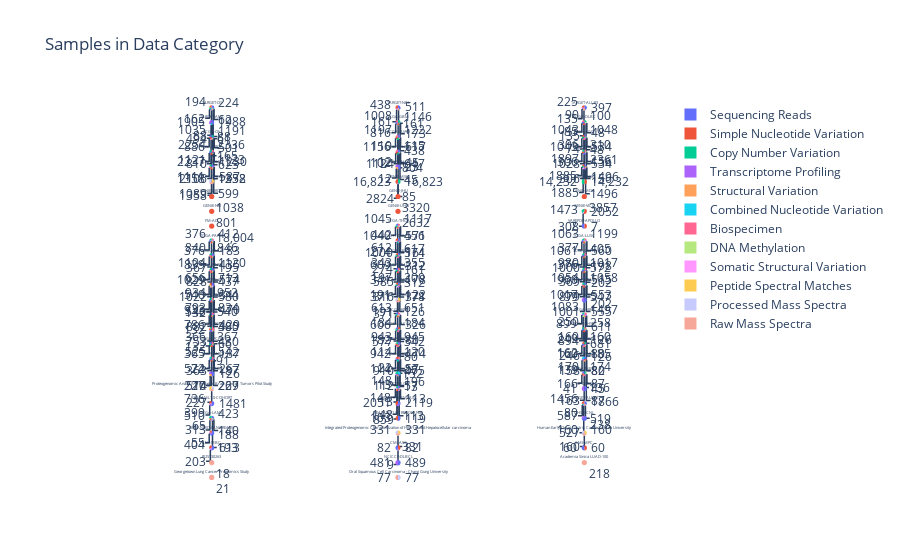

This figure's notebook cell:
### Code cell
cols = 3
rows = math.ceil(projectcount/cols)
height =300*rows
title = 'Samples in Data Category'
plotlySubplots(countdata, cols, rows, height,title)

### Figure 1 — Plotly figure (JSON) as saved in the notebook; plotly's stock layout.template omitted (floating-point values rounded to 4 significant figures)
{"data": [{"domain": {"x": [0, 0.2889], "y": [0.9726, 1]}, "labels": ["Sequencing Reads", "Copy Number Variation", "Transcriptome Profiling", "Structural Variation", "Simple Nucleotide Variation", "Combined Nucleotide Variation"], "textinfo": "value", "title": {"text": "TARGET-OS"}, "type": "pie", "values": ["224", "162", "88", "88", "194", "62"]}, {"domain": {"x": [0.3556, 0.6444], "y": [0.9726, 1]}, "labels": ["Transcriptome Profiling", "Structural Variation", "Sequencing Reads", "Simple Nucleotide Variation"], "textinfo": "value", "title": {"text": "TARGET-NBL"}, "type": "pie", "values": ["161", "161", "511", "438"]}, {"domain": {"x": [0.7111, 1], "y": [0.9726, 1]}, "labels": ["Sequencing Reads", "Simple Nucleotide Variation", "Transcriptome Profiling", "Structural Variation"], "textinfo": "value", "title": {"text": "TARGET-ALL-P3"}, "type": "pie", "values": ["397", "225", "135", "135"]}, {"domain": {"x": [0, 0.2889], "y": [0.9337, 0.9611]}, "labels": ["Transcriptome Profiling", "Sequencing Reads", "Combined Nucleotide Variation", "Copy Number Variation", "Simple Nucleotide Variation"], "textinfo": "value", "title": {"text": "TARGET-AML"}, "type": "pie", "values": ["1905", "1988", "494", "165", "61"]}, {"domain": {"x": [0.3556, 0.6444], "y": [0.9337, 0.9611]}, "labels": ["Transcriptome Profiling", "Biospecimen", "Sequencing Reads", "Copy Number Variation", "Simple Nucleotide Variation", "DNA Methylation"], "textinfo": "value", "title": {"text": "TCGA-GBM"}, "type": "pie", "values": ["173", "1008", "816", "1146", "804", "438"]}, {"domain": {"x": [0.7111, 1], "y": [0.9337, 0.9611]}, "labels": ["Biospecimen", "Simple Nucleotide Variation", "Copy Number Variation", "Sequencing Reads", "Transcriptome Profiling", "DNA Methylation"], "textinfo": "value", "title": {"text": "TCGA-DLBC"}, "type": "pie", "values": ["90", "74", "100", "85", "48", "48"]}, {"domain": {"x": [0, 0.2889], "y": [0.8948, 0.9222]}, "labels": ["Biospecimen", "Copy Number Variation", "DNA Methylation", "Sequencing Reads", "Transcriptome Profiling", "Simple Nucleotide Variation"], "textinfo": "value", "title": {"text": "TCGA-OV"}, "type": "pie", "values": ["810", "1191", "623", "1035", "501", "886"]}, {"domain": {"x": [0.3556, 0.6444], "y": [0.8948, 0.9222]}, "labels": ["DNA Methylation", "Sequencing Reads", "Simple Nucleotide Variation", "Biospecimen", "Copy Number Variation", "Transcriptome Profiling"], "textinfo": "value", "title": {"text": "TCGA-LUAD"}, "type": "pie", "values": ["647", "1222", "1156", "1197", "1124", "617"]}, {"domain": {"x": [0.7111, 1], "y": [0.8948, 0.9222]}, "labels": ["Biospecimen", "Simple Nucleotide Variation", "Sequencing Reads", "Transcriptome Profiling", "Copy Number Variation", "DNA Methylation"], "textinfo": "value", "title": {"text": "TCGA-LGG"}, "type": "pie", "values": ["1028", "1043", "1048", "534", "1043", "534"]}, {"domain": {"x": [0, 0.2889], "y": [0.8559, 0.8833]}, "labels": ["Biospecimen", "Simple Nucleotide Variation", "Transcriptome Profiling", "Copy Number Variation", "DNA Methylation", "Sequencing Reads"], "textinfo": "value", "title": {"text": "TCGA-BRCA"}, "type": "pie", "values": ["2336", "2106", "1230", "2254", "1232", "2237"]}, {"domain": {"x": [0.3556, 0.6444], "y": [0.8559, 0.8833]}, "labels": ["Simple Nucleotide Variation", "Sequencing Reads", "Biospecimen", "Transcriptome Profiling", "Copy Number Variation", "DNA Methylation"], "textinfo": "value", "title": {"text": "TCGA-CHOL"}, "type": "pie", "values": ["102", "115", "110", "45", "85", "45"]}, {"domain": {"x": [0.7111, 1], "y": [0.8559, 0.8833]}, "labels": ["Biospecimen", "Transcriptome Profiling", "Copy Number Variation", "Simple Nucleotide Variation", "Sequencing Reads", "DNA Methylation"], "textinfo": "value", "title": {"text": "TCGA-TGCT"}, "type": "pie", "values": ["310", "156", "306", "306", "306", "156"]}, {"domain": {"x": [0, 0.2889], "y": [0.817, 0.8444]}, "labels": ["Sequencing Reads", "Transcriptome Profiling", "DNA Methylation", "Biospecimen", "Copy Number Variation", "Simple Nucleotide Variation"], "textinfo": "value", "title": {"text": "TCGA-UCEC"}, "type": "pie", "values": ["1123", "587", "599", "1111", "1121", "1089"]}, {"domain": {"x": [0.3556, 0.6444], "y": [0.817, 0.8444]}, "labels": ["Sequencing Reads", "Transcriptome Profiling", "Structural Variation"], "textinfo": "value", "title": {"text": "TARGET-ALL-P1"}, "type": "pie", "values": ["23", "12", "12"]}, {"domain": {"x": [0.7111, 1], "y": [0.817, 0.8444]}, "labels": ["Sequencing Reads", "Transcriptome Profiling", "Structural Variation", "Simple Nucleotide Variation", "Copy Number Variation", "Somatic Structural Variation"], "textinfo": "value", "title": {"text": "CPTAC-3"}, "type": "pie", "values": ["2361", "1496", "1496", "1897", "1885", "1885"]}, {"domain": {"x": [0, 0.2889], "y": [0.7781, 0.8055]}, "labels": ["Peptide Spectral Matches", "Processed Mass Spectra", "Raw Mass Spectra"], "textinfo": "value", "title": {"text": "CPTAC3-Discovery"}, "type": "pie", "values": ["1358", "1358", "1358"]}, {"domain": {"x": [0.3556, 0.6444], "y": [0.7781, 0.8055]}, "labels": ["Copy Number Variation", "Simple Nucleotide Variation", "Somatic Structural Variation"], "textinfo": "value", "title": {"text": "GENIE-MSK"}, "type": "pie", "values": ["16823", "16823", "2824"]}, {"domain": {"x": [0.7111, 1], "y": [0.7781, 0.8055]}, "labels": ["Simple Nucleotide Variation", "Copy Number Variation"], "textinfo": "value", "title": {"text": "GENIE-DFCI"}, "type": "pie", "values": ["14232", "14232"]}, {"domain": {"x": [0, 0.2889], "y": [0.7392, 0.7666]}, "labels": ["Simple Nucleotide Variation"], "textinfo": "value", "title": {"text": "GENIE-GRCC"}, "type": "pie", "values": ["1038"]}, {"domain": {"x": [0.3556, 0.6444], "y": [0.7392, 0.7666]}, "labels": ["Simple Nucleotide Variation"], "textinfo": "value", "title": {"text": "GENIE-JHU"}, "type": "pie", "values": ["3320"]}, {"domain": {"x": [0.7111, 1], "y": [0.7392, 0.7666]}, "labels": ["Simple Nucleotide Variation"], "textinfo": "value", "title": {"text": "GENIE-MDA"}, "type": "pie", "values": ["3857"]}, {"domain": {"x": [0, 0.2889], "y": [0.7003, 0.7277]}, "labels": ["Simple Nucleotide Variation"], "textinfo": "value", "title": {"text": "GENIE-NKI"}, "type": "pie", "values": ["801"]}, {"domain": {"x": [0.3556, 0.6444], "y": [0.7003, 0.7277]}, "labels": ["Simple Nucleotide Variation"], "textinfo": "value", "title": {"text": "GENIE-UHN"}, "type": "pie", "values": ["2632"]}, {"domain": {"x": [0.7111, 1], "y": [0.7003, 0.7277]}, "labels": ["Simple Nucleotide Variation", "Copy Number Variation", "Somatic Structural Variation"], "textinfo": "value", "title": {"text": "GENIE-VICC"}, "type": "pie", "values": ["2052", "1473", "308"]}, {"domain": {"x": [0, 0.2889], "y": [0.6614, 0.6888]}, "labels": ["Simple Nucleotide Variation"], "textinfo": "value", "title": {"text": "FM-AD"}, "type": "pie", "values": ["18004"]}, {"domain": {"x": [0.3556, 0.6444], "y": [0.6614, 0.6888]}, "labels": ["Biospecimen", "Transcriptome Profiling", "Copy Number Variation", "DNA Methylation", "Sequencing Reads", "Simple Nucleotide Variation"], "textinfo": "value", "title": {"text": "TCGA-THCA"}, "type": "pie", "values": ["1117", "574", "1040", "571", "1045", "1000"]}, {"domain": {"x": [0.7111, 1], "y": [0.6614, 0.6888]}, "labels": ["Simple Nucleotide Variation", "Sequencing Reads"], "textinfo": "value", "title": {"text": "VAREPOP-APOLLO"}, "type": "pie", "values": ["7", "7"]}, {"domain": {"x": [0, 0.2889], "y": [0.6225, 0.6499]}, "labels": ["Biospecimen", "Simple Nucleotide Variation", "Copy Number Variation", "Sequencing Reads", "Transcriptome Profiling", "DNA Methylation"], "textinfo": "value", "title": {"text": "TCGA-PAAD"}, "type": "pie", "values": ["412", "367", "376", "376", "183", "195"]}, {"domain": {"x": [0.3556, 0.6444], "y": [0.6225, 0.6499]}, "labels": ["Simple Nucleotide Variation", "Sequencing Reads", "Somatic Structural Variation", "Copy Number Variation", "Transcriptome Profiling", "Structural Variation"], "textinfo": "value", "title": {"text": "CGCI-HTMCP-CC"}, "type": "pie", "values": ["442", "456", "274", "274", "161", "161"]}, {"domain": {"x": [0.7111, 1], "y": [0.6225, 0.6499]}, "labels": ["Simple Nucleotide Variation", "Copy Number Variation", "Sequencing Reads", "Transcriptome Profiling", "Biospecimen", "DNA Methylation"], "textinfo": "value", "title": {"text": "TCGA-LUSC"}, "type": "pie", "values": ["1000", "1063", "1061", "560", "1199", "572"]}, {"domain": {"x": [0, 0.2889], "y": [0.5836, 0.6109]}, "labels": ["Simple Nucleotide Variation", "Copy Number Variation", "Sequencing Reads", "Biospecimen", "Transcriptome Profiling", "DNA Methylation"], "textinfo": "value", "title": {"text": "TCGA-BLCA"}, "type": "pie", "values": ["828", "840", "846", "839", "435", "437"]}, {"domain": {"x": [0.3556, 0.6444], "y": [0.5836, 0.6109]}, "labels": ["Biospecimen", "Sequencing Reads", "Simple Nucleotide Variation", "Transcriptome Profiling", "Copy Number Variation", "DNA Methylation"], "textinfo": "value", "title": {"text": "TCGA-CESC"}, "type": "pie", "values": ["585", "617", "612", "312", "609", "312"]}, {"domain": {"x": [0.7111, 1], "y": [0.5836, 0.6109]}, "labels": ["Biospecimen", "Simple Nucleotide Variation", "Sequencing Reads", "Copy Number Variation", "Transcriptome Profiling", "DNA Methylation"], "textinfo": "value", "title": {"text": "TCGA-ESCA"}, "type": "pie", "values": ["405", "369", "376", "377", "198", "202"]}, {"domain": {"x": [0, 0.2889], "y": [0.5447, 0.572]}, "labels": ["Biospecimen", "Copy Number Variation", "Sequencing Reads", "Simple Nucleotide Variation", "Transcriptome Profiling", "DNA Methylation"], "textinfo": "value", "title": {"text": "TCGA-HNSC"}, "type": "pie", "values": ["1029", "1104", "1120", "1022", "574", "580"]}, {"domain": {"x": [0.3556, 0.6444], "y": [0.5447, 0.572]}, "labels": ["Biospecimen", "Simple Nucleotide Variation", "Copy Number Variation", "Sequencing Reads", "Transcriptome Profiling", "DNA Methylation"], "textinfo": "value", "title": {"text": "TCGA-READ"}, "type": "pie", "values": ["355", "316", "341", "343", "178", "178"]}, {"domain": {"x": [0.7111, 1], "y": [0.5447, 0.572]}, "labels": ["Biospecimen", "Simple Nucleotide Variation", "Copy Number Variation", "Sequencing Reads", "Transcriptome Profiling", "DNA Methylation"], "textinfo": "value", "title": {"text": "TCGA-COAD"}, "type": "pie", "values": ["1017", "879", "980", "960", "515", "547"]}, {"domain": {"x": [0, 0.2889], "y": [0.5058, 0.5331]}, "labels": ["Simple Nucleotide Variation", "Sequencing Reads", "Transcriptome Profiling", "Peptide Spectral Matches", "Raw Mass Spectra", "Processed Mass Spectra"], "textinfo": "value", "title": {"text": "CPTAC-2"}, "type": "pie", "values": ["656", "713", "341", "540", "540", "540"]}, {"domain": {"x": [0.3556, 0.6444], "y": [0.5058, 0.5331]}, "labels": ["Simple Nucleotide Variation", "Sequencing Reads", "Copy Number Variation", "Somatic Structural Variation", "Transcriptome Profiling", "Structural Variation"], "textinfo": "value", "title": {"text": "HCMI-CMDC"}, "type": "pie", "values": ["197", "200", "191", "191", "126", "122"]}, {"domain": {"x": [0.7111, 1], "y": [0.5058, 0.5331]}, "labels": ["Biospecimen", "Sequencing Reads", "Copy Number Variation", "DNA Methylation", "Simple Nucleotide Variation", "Transcriptome Profiling"], "textinfo": "value", "title": {"text": "TCGA-PRAD"}, "type": "pie", "values": ["1017", "1058", "1054", "553", "1001", "555"]}, {"domain": {"x": [0, 0.2889], "y": [0.4669, 0.4942]}, "labels": ["Biospecimen", "Copy Number Variation", "Sequencing Reads", "Simple Nucleotide Variation", "Transcriptome Profiling", "DNA Methylation"], "textinfo": "value", "title": {"text": "TCGA-STAD"}, "type": "pie", "values": ["952", "934", "933", "882", "480", "470"]}, {"domain": {"x": [0.3556, 0.6444], "y": [0.4669, 0.4942]}, "labels": ["Peptide Spectral Matches", "Processed Mass Spectra", "Raw Mass Spectra"], "textinfo": "value", "title": {"text": "CPTAC-TCGA"}, "type": "pie", "values": ["371", "371", "371"]}, {"domain": {"x": [0.7111, 1], "y": [0.4669, 0.4942]}, "labels": ["Sequencing Reads", "Transcriptome Profiling"], "textinfo": "value", "title": {"text": "WCDT-MCRPC"}, "type": "pie", "values": ["202", "99"]}, {"domain": {"x": [0, 0.2889], "y": [0.428, 0.4553]}, "labels": ["Biospecimen", "Sequencing Reads", "Simple Nucleotide Variation", "Transcriptome Profiling", "Copy Number Variation", "DNA Methylation"], "textinfo": "value", "title": {"text": "TCGA-LIHC"}, "type": "pie", "values": ["834", "792", "753", "429", "786", "430"]}, {"domain": {"x": [0.3556, 0.6444], "y": [0.428, 0.4553]}, "labels": ["Biospecimen", "Copy Number Variation", "Transcriptome Profiling", "Sequencing Reads", "Simple Nucleotide Variation", "DNA Methylation"], "textinfo": "value", "title": {"text": "TCGA-KIRP"}, "type": "pie", "values": ["651", "606", "326", "613", "577", "342"]}, {"domain": {"x": [0.7111, 1], "y": [0.428, 0.4553]}, "labels": ["Biospecimen", "DNA Methylation", "Transcriptome Profiling", "Sequencing Reads", "Copy Number Variation", "Simple Nucleotide Variation"], "textinfo": "value", "title": {"text": "TCGA-KIRC"}, "type": "pie", "values": ["1497", "894", "611", "899", "1083", "681"]}, {"domain": {"x": [0, 0.2889], "y": [0.3891, 0.4164]}, "labels": ["Biospecimen", "Copy Number Variation", "Simple Nucleotide Variation", "Sequencing Reads", "Transcriptome Profiling", "DNA Methylation"], "textinfo": "value", "title": {"text": "TCGA-KICH"}, "type": "pie", "values": ["305", "132", "132", "132", "91", "66"]}, {"domain": {"x": [0.3556, 0.6444], "y": [0.3891, 0.4164]}, "labels": ["Simple Nucleotide Variation", "Copy Number Variation", "Sequencing Reads", "Biospecimen", "Transcriptome Profiling", "DNA Methylation"], "textinfo": "value", "title": {"text": "TCGA-ACC"}, "type": "pie", "values": ["184", "182", "184", "152", "80", "80"]}, {"domain": {"x": [0.7111, 1], "y": [0.3891, 0.4164]}, "labels": ["Copy Number Variation", "Simple Nucleotide Variation", "Sequencing Reads", "Biospecimen", "Transcriptome Profiling", "DNA Methylation"], "textinfo": "value", "title": {"text": "TCGA-THYM"}, "type": "pie", "values": ["250", "246", "249", "258", "126", "126"]}, {"domain": {"x": [0, 0.2889], "y": [0.3501, 0.3775]}, "labels": ["Simple Nucleotide Variation", "Copy Number Variation", "Sequencing Reads", "Biospecimen", "Transcriptome Profiling", "DNA Methylation"], "textinfo": "value", "title": {"text": "TCGA-PCPG"}, "type": "pie", "values": ["363", "365", "366", "367", "187", "187"]}, {"domain": {"x": [0.3556, 0.6444], "y": [0.3501, 0.3775]}, "labels": ["Biospecimen", "Simple Nucleotide Variation", "Copy Number Variation", "Sequencing Reads", "DNA Methylation", "Transcriptome Profiling"], "textinfo": "value", "title": {"text": "TCGA-SKCM"}, "type": "pie", "values": ["910", "942", "943", "945", "475", "474"]}, {"domain": {"x": [0.7111, 1], "y": [0.3501, 0.3775]}, "labels": ["Biospecimen", "Copy Number Variation", "Simple Nucleotide Variation", "Sequencing Reads", "DNA Methylation", "Transcriptome Profiling"], "textinfo": "value", "title": {"text": "TCGA-UVM"}, "type": "pie", "values": ["158", "160", "160", "160", "80", "80"]}, {"domain": {"x": [0, 0.2889], "y": [0.3112, 0.3386]}, "labels": ["Biospecimen", "Simple Nucleotide Variation", "Copy Number Variation", "Sequencing Reads", "Transcriptome Profiling", "DNA Methylation"], "textinfo": "value", "title": {"text": "TCGA-SARC"}, "type": "pie", "values": ["542", "514", "525", "524", "267", "269"]}, {"domain": {"x": [0.3556, 0.6444], "y": [0.3112, 0.3386]}, "labels": ["Biospecimen", "Simple Nucleotide Variation", "Copy Number Variation", "Sequencing Reads", "Transcriptome Profiling", "DNA Methylation"], "textinfo": "value", "title": {"text": "TCGA-UCS"}, "type": "pie", "values": ["120", "114", "112", "114", "57", "57"]}, {"domain": {"x": [0.7111, 1], "y": [0.3112, 0.3386]}, "labels": ["Sequencing Reads", "Transcriptome Profiling", "Structural Variation", "Combined Nucleotide Variation", "Simple Nucleotide Variation"], "textinfo": "value", "title": {"text": "TARGET-WT"}, "type": "pie", "values": ["185", "139", "136", "162", "82"]}, {"domain": {"x": [0, 0.2889], "y": [0.2723, 0.2997]}, "labels": ["Sequencing Reads", "Transcriptome Profiling", "Structural Variation"], "textinfo": "value", "title": {"text": "TARGET-RT"}, "type": "pie", "values": ["126", "72", "70"]}, {"domain": {"x": [0.3556, 0.6444], "y": [0.2723, 0.2997]}, "labels": ["Combined Nucleotide Variation", "Transcriptome Profiling", "Structural Variation", "Sequencing Reads", "Copy Number Variation"], "textinfo": "value", "title": {"text": "TARGET-CCSK"}, "type": "pie", "values": ["26", "13", "13", "13", "22"]}, {"domain": {"x": [0.7111, 1], "y": [0.2723, 0.2997]}, "labels": ["Biospecimen", "Simple Nucleotide Variation", "Sequencing Reads", "Copy Number Variation", "Transcriptome Profiling", "DNA Methylation"], "textinfo": "value", "title": {"text": "TCGA-MESO"}, "type": "pie", "values": ["163", "166", "170", "174", "87", "87"]}, {"domain": {"x": [0, 0.2889], "y": [0.2334, 0.2608]}, "labels": ["Processed Mass Spectra", "Peptide Spectral Matches", "Raw Mass Spectra"], "textinfo": "value", "title": {"text": "Proteogenomic Analysis of Pediatric Brain Cancer Tumors Pilot Study"}, "type": "pie", "values": ["227", "227", "227"]}, {"domain": {"x": [0.3556, 0.6444], "y": [0.2334, 0.2608]}, "labels": ["Copy Number Variation", "Transcriptome Profiling", "Sequencing Reads", "Somatic Structural Variation", "Structural Variation", "Simple Nucleotide Variation"], "textinfo": "value", "title": {"text": "CGCI-BLGSP"}, "type": "pie", "values": ["148", "113", "196", "148", "113", "148"]}, {"domain": {"x": [0.7111, 1], "y": [0.2334, 0.2608]}, "labels": ["Sequencing Reads", "Transcriptome Profiling"], "textinfo": "value", "title": {"text": "CTSP-DLBCL1"}, "type": "pie", "values": ["45", "41"]}, {"domain": {"x": [0, 0.2889], "y": [0.1945, 0.2219]}, "labels": ["Sequencing Reads", "Transcriptome Profiling", "Simple Nucleotide Variation"], "textinfo": "value", "title": {"text": "BEATAML1.0-COHORT"}, "type": "pie", "values": ["1481", "510", "736"]}, {"domain": {"x": [0.3556, 0.6444], "y": [0.1945, 0.2219]}, "labels": ["Sequencing Reads", "Transcriptome Profiling", "Simple Nucleotide Variation"], "textinfo": "value", "title": {"text": "MMRF-COMMPASS"}, "type": "pie", "values": ["2119", "859", "2051"]}, {"domain": {"x": [0.7111, 1], "y": [0.1945, 0.2219]}, "labels": ["Sequencing Reads", "Transcriptome Profiling", "Structural Variation", "Simple Nucleotide Variation", "Copy Number Variation"], "textinfo": "value", "title": {"text": "TARGET-ALL-P2"}, "type": "pie", "values": ["1866", "527", "519", "1456", "587"]}, {"domain": {"x": [0, 0.2889], "y": [0.1556, 0.183]}, "labels": ["Simple Nucleotide Variation", "Sequencing Reads", "Copy Number Variation", "Transcriptome Profiling", "DNA Methylation"], "textinfo": "value", "title": {"text": "TCGA-LAML"}, "type": "pie", "values": ["313", "423", "399", "193", "140"]}, {"domain": {"x": [0.3556, 0.6444], "y": [0.1556, 0.183]}, "labels": ["Sequencing Reads", "Simple Nucleotide Variation"], "textinfo": "value", "title": {"text": "BEATAML1.0-CRENOLANIB"}, "type": "pie", "values": ["119", "103"]}, {"domain": {"x": [0.7111, 1], "y": [0.1556, 0.183]}, "labels": ["Sequencing Reads", "Transcriptome Profiling"], "textinfo": "value", "title": {"text": "OHSU-CNL"}, "type": "pie", "values": ["238", "80"]}, {"domain": {"x": [0, 0.2889], "y": [0.1167, 0.1441]}, "labels": ["Sequencing Reads", "Simple Nucleotide Variation", "Transcriptome Profiling"], "textinfo": "value", "title": {"text": "ORGANOID-PANCREATIC"}, "type": "pie", "values": ["188", "65", "55"]}, {"domain": {"x": [0.3556, 0.6444], "y": [0.1167, 0.1441]}, "labels": ["Peptide Spectral Matches", "Processed Mass Spectra", "Raw Mass Spectra"], "textinfo": "value", "title": {"text": "Integrated Proteogenomic Characterization of HBV-related Hepatocellular carcinoma"}, "type": "pie", "values": ["331", "331", "331"]}, {"domain": {"x": [0.7111, 1], "y": [0.1167, 0.1441]}, "labels": ["Peptide Spectral Matches", "Processed Mass Spectra", "Raw Mass Spectra"], "textinfo": "value", "title": {"text": "Human Early-Onset Gastric Cancer - Korea University"}, "type": "pie", "values": ["160", "160", "160"]}, {"domain": {"x": [0, 0.2889], "y": [0.07781, 0.1052]}, "labels": ["Sequencing Reads", "Transcriptome Profiling", "Simple Nucleotide Variation"], "textinfo": "value", "title": {"text": "CMI-MBC"}, "type": "pie", "values": ["613", "203", "404"]}, {"domain": {"x": [0.3556, 0.6444], "y": [0.07781, 0.1052]}, "labels": ["Simple Nucleotide Variation", "Sequencing Reads", "Transcriptome Profiling"], "textinfo": "value", "title": {"text": "CMI-ASC"}, "type": "pie", "values": ["82", "82", "9"]}, {"domain": {"x": [0.7111, 1], "y": [0.07781, 0.1052]}, "labels": ["Simple Nucleotide Variation", "Sequencing Reads"], "textinfo": "value", "title": {"text": "CMI-MPC"}, "type": "pie", "values": ["60", "60"]}, {"domain": {"x": [0, 0.2889], "y": [0.03891, 0.06627]}, "labels": ["Raw Mass Spectra"], "textinfo": "value", "title": {"text": "PJ25730263"}, "type": "pie", "values": ["18"]}, {"domain": {"x": [0.3556, 0.6444], "y": [0.03891, 0.06627]}, "labels": ["Sequencing Reads", "Transcriptome Profiling"], "textinfo": "value", "title": {"text": "NCICCR-DLBCL"}, "type": "pie", "values": ["489", "481"]}, {"domain": {"x": [0.7111, 1], "y": [0.03891, 0.06627]}, "labels": ["Raw Mass Spectra"], "textinfo": "value", "title": {"text": "Academia Sinica LUAD-100"}, "type": "pie", "values": ["218"]}, {"domain": {"x": [0, 0.2889], "y": [0, 0.02737]}, "labels": ["Raw Mass Spectra"], "textinfo": "value", "title": {"text": "Georgetown Lung Cancer Proteomics Study"}, "type": "pie", "values": ["21"]}, {"domain": {"x": [0.3556, 0.6444], "y": [0, 0.02737]}, "labels": ["Processed Mass Spectra", "Raw Mass Spectra"], "textinfo": "value", "title": {"text": "Oral Squamous Cell Carcinoma - Chang Gung University"}, "type": "pie", "values": ["77", "77"]}], "layout": {"autosize": true, "title": {"text": "Samples in Data Category"}}}
